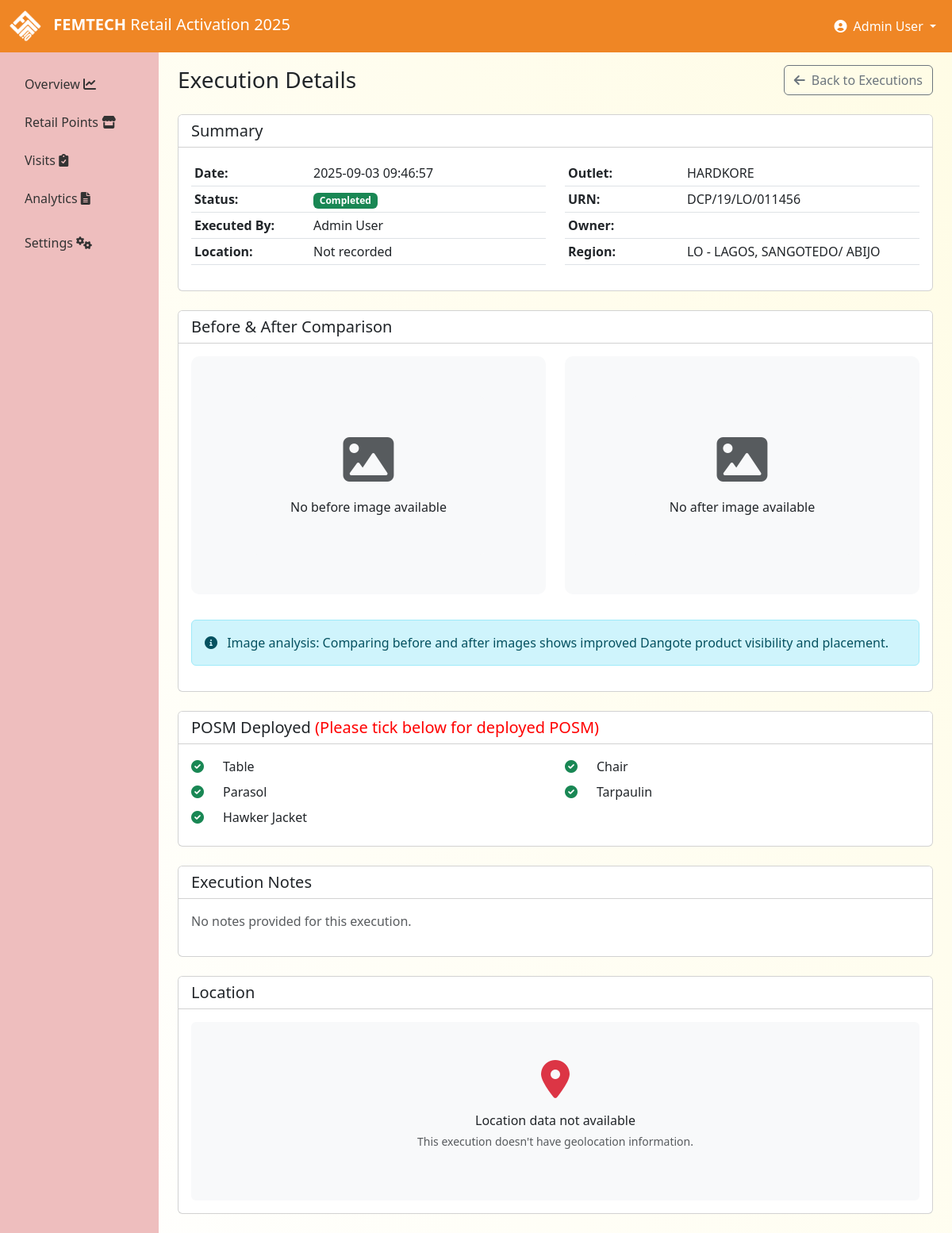
The app's page /execution/1576 (signed in) with its own data.
### tables this page shows
CREATE TABLE profile (
        id INTEGER PRIMARY KEY,
        company_name TEXT NOT NULL DEFAULT 'DANGOTE',
        app_title TEXT NOT NULL DEFAULT 'POSM Retail Activation 2025',
        primary_color TEXT NOT NULL DEFAULT '#fdcc03',
        secondary_color TEXT NOT NULL DEFAULT '#f8f9fa',
        accent_color TEXT NOT NULL DEFAULT '#343a40',
        logo_path TEXT DEFAULT 'img/dangote-logo.png',
        favicon_path TEXT DEFAULT 'img/favicon.png',
        company_address TEXT,
        company_phone TEXT,
        company_email TEXT,
        company_website TEXT,
        footer_text TEXT,
        created_at TEXT DEFAULT CURRENT_TIMESTAMP,
        updated_at TEXT DEFAULT CURRENT_TIMESTAMP
    );

CREATE TABLE users (
        id INTEGER PRIMARY KEY,
        username TEXT UNIQUE,
        password TEXT,
        full_name TEXT,
        role TEXT,
        region TEXT,
        state TEXT,
        lga TEXT
    , is_active INTEGER DEFAULT 1, created_at TEXT, updated_at TEXT, last_login TEXT, failed_login_attempts INTEGER DEFAULT 0, locked_until TEXT, email TEXT, phone TEXT);

CREATE TABLE executions (
        id INTEGER PRIMARY KEY,
        outlet_id INTEGER,
        agent_id INTEGER,
        execution_date TEXT,
        before_image TEXT,
        after_image TEXT,
        latitude REAL,
        longitude REAL,
        notes TEXT,
        products_available TEXT,
        execution_score REAL,
        status TEXT, before_image_thumbnail TEXT, after_image_thumbnail TEXT, created_at TEXT, updated_at TEXT, completion_time TEXT, review_status TEXT, reviewer_id INTEGER, review_notes TEXT, gps_accuracy REAL, device_info TEXT, upload_method TEXT,
        FOREIGN KEY (outlet_id) REFERENCES outlets (id),
        FOREIGN KEY (agent_id) REFERENCES users (id)
    );

CREATE TABLE outlets (
        id INTEGER PRIMARY KEY,
        urn TEXT UNIQUE,
        outlet_name TEXT,
        customer_name TEXT,
        address TEXT,
        phone TEXT,
        outlet_type TEXT,
        local_govt TEXT,
        state TEXT,
        region TEXT
    , is_active INTEGER DEFAULT 1, created_at TEXT, updated_at TEXT);

### pykes/routes.py (the view)
    @app.route('/execution/<int:execution_id>')
    @login_required
    def execution_detail(execution_id):
        with get_db_cursor() as (conn, cursor):
            cursor.execute(
                """SELECT e.*, o.outlet_name, o.urn, o.state, o.region, o.local_govt,
                   o.customer_name, o.address, o.outlet_type, u.full_name as agent_name
                   FROM executions e
                   JOIN outlets o ON e.outlet_id = o.id
                   JOIN users u ON e.agent_id = u.id
                   WHERE e.id = ?""",
                (execution_id,)
            )
            execution = cursor.fetchone()
        if not execution:
            flash('Visitation not found', 'danger')
            return redirect(url_for('executions'))
        products = json.loads(execution['products_available']) if execution['products_available'] else {}
        return render_template('execution_detail.html', execution=execution, products=products)

### templates/execution_detail.html (shortened to what this page needs)
{% extends 'base.html' %}
{% block head_extra %}
<link rel="stylesheet" href="https://unpkg.com/leaflet@1.9.4/dist/leaflet.css"/>
{% endblock %}
{% block content %}
<div class="container-fluid">
    <div class="d-flex justify-content-between align-items-center mb-4">
        <h1 class="h3 mb-0">Execution Details</h1>
        <div>
            <a href="{{ url_for('executions') }}" class="btn btn-outline-secondary">
                <i class="fas fa-arrow-left me-1"></i> Back to Executions
            </a>
        </div>
    </div>
    <div class="card mb-4">
        <div class="card-header bg-white">
            <h5 class="card-title mb-0">Summary</h5>
        </div>
        <div class="card-body">
            <div class="row">
                <div class="col-md-6">
                    <table class="table table-sm">
                        <tr>
                            <th style="width: 150px">Date:</th>
                            <td>{{ execution.execution_date }}</td>
                        </tr>
                        <tr>
                            <th>Status:</th>
                            <td>
                                {% if execution.status == 'Completed' %}
                                    <span class="badge bg-success">Completed</span>
                                {% elif execution.status == 'Pending' %}
                                    <span class="badge bg-warning">Pending</span>
                                {% else %}
                                    <span class="badge bg-danger">{{ execution.status }}</span>
                                {% endif %}
                            </td>
                        </tr>
                        <tr>
                            <th>Executed By:</th>
                            <td>{{ execution.agent_name }}</td>
                        </tr>
                        <tr>
                            <th>Location:</th>
                            <td>
                                {% if execution.latitude and execution.longitude %}
                                    {{ execution.latitude|round(6) }}, {{ execution.longitude|round(6) }}
                                {% else %}
                                    Not recorded
                                {% endif %}
                            </td>
                        </tr>
                    </table>
                </div>
                <div class="col-md-6">
                    <table class="table table-sm">
                        <tr>
                            <th style="width: 150px">Outlet:</th>
                            <td>{{ execution.outlet_name }}</td>
                        </tr>
                        <tr>
                            <th>URN:</th>
                            <td>{{ execution.urn }}</td>
                        </tr>
                        <tr>
                            <th>Owner:</th>
                            <td>{{ execution.customer_name }}</td>
                        </tr>
                        <tr>
                            <th>Region:</th>
                            <td>{{ execution.region }} - {{ execution.state }}, {{ execution.local_govt }}</td>
                        </tr>
                    </table>
                </div>
            </div>
        </div>
    </div>
    <div class="card mb-4">
        <div class="card-header bg-white">
            <h5 class="card-title mb-0">Before & After Comparison</h5>
        </div>
        <div class="card-body">
            <div class="row">
                <div class="col-md-6 mb-3">
                    <div class="execution-img-container">
                        {% if execution.before_image %}
                        <div class="execution-img-label">BEFORE</div>
                        <img src="{{ url_for('static', filename='uploads/' + execution.before_image) }}" class="execution-img" alt="Before Execution">
                        {% else %}
                        <div class="text-center p-5 bg-light rounded">
                            <i class="fas fa-image fa-4x text-muted mb-3"></i>
                            <p class="mb-0">No before image available</p>
                        </div>
                        {% endif %}
                    </div>
                </div>
                <div class="col-md-6 mb-3">
                    <div class="execution-img-container">
                        {% if execution.after_image %}
                        <div class="execution-img-label">AFTER</div>
                        <img src="{{ url_for('static', filename='uploads/' + execution.after_image) }}" class="execution-img" alt="After Execution">
                        {% else %}
                        <div class="text-center p-5 bg-light rounded">
                            <i class="fas fa-image fa-4x text-muted mb-3"></i>
                            <p class="mb-0">No after image available</p>
                        </div>
                        {% endif %}
                    </div>
                </div>
            </div>
            <div class="row mt-3">
                <div class="col-12">
                    <div class="alert alert-info">
                        <i class="fas fa-info-circle me-2"></i> Image analysis: Comparing before and after images shows improved Dangote product visibility and placement.
                    </div>
                </div>
            </div>
        </div>
    </div>
    <div class="card mb-4">
        <div class="card-header bg-white">
            <h5 class="card-title mb-0">POSM Deployed <span style="color: red;">(Please tick below for deployed POSM)</span></h5>
        </div>
        <div class="card-body">
            <div class="row">
                {% for product_name, available in products.items() %}
                <div class="col-md-6 mb-2">
                    <div class="d-flex align-items-center">
                        <div class="me-3" style="width: 24px;">
                            {% if available %}
                            <i class="fas fa-check-circle product-available"></i>
                            {% else %}
                            <i class="fas fa-times-circle product-unavailable"></i>
                            {% endif %}
                        </div>
                        <div>{{ product_name }}</div>
                    </div>
                </div>
                {% endfor %}
            </div>
        </div>
    </div>
    <div class="card mb-4">
        <div class="card-header bg-white">
            <h5 class="card-title mb-0">Execution Notes</h5>
        </div>
        <div class="card-body">
            {% if execution.notes %}
            <p>{{ execution.notes }}</p>
            {% else %}
            <p class="text-muted">No notes provided for this execution.</p>
            {% endif %}
        </div>
    </div>
    <div class="card mb-4">
        <div class="card-header bg-white">
            <h5 class="card-title mb-0">Location</h5>
        </div>
        <div class="card-body">
            {% if execution.latitude and execution.longitude %}
            <div id="map" style="height: 400px; border-radius: 8px;"></div>
            {% else %}
            <div class="d-flex justify-content-center align-items-center h-100 bg-light p-5 rounded">
                <div class="text-center">
                    <i class="fas fa-map-marker-alt fa-3x mb-3 text-danger"></i>
                    <p class="mb-1">Location data not available</p>
                    <p class="text-muted small">This execution doesn't have geolocation information.</p>
                </div>
            </div>
            {% endif %}
        </div>
    </div>
</div>
{% endblock %}

### templates/base.html (shortened to what this page needs)
<!DOCTYPE html>
<html lang="en">
<head>
    <link href="https://cdn.jsdelivr.net/npm/bootstrap@5.3.0-alpha1/dist/css/bootstrap.min.css" rel="stylesheet">
    <link rel="stylesheet" href="https://cdnjs.cloudflare.com/ajax/libs/font-awesome/6.0.0/css/all.min.css">
    {% block head_extra %}{% endblock %}
</head>
<body>
    <nav class="navbar navbar-expand-lg navbar-dark bg-primary-dangote">
        <div class="container-fluid">
            <a class="navbar-brand" href="/">
                {% if profile.logo_path %}
                    <img src="{{ url_for('static', filename=profile.logo_path) }}" alt="{{ profile.company_name }} Logo" class="login-logo">
                {% else %}
                    <img src="{{ url_for('static', filename='img/dangote-logo.png') }}" alt="{{ profile.company_name }} Logo" class="login-logo">
                {% endif %}
                <span class="logo-text">{{ profile.company_name }}</span> <span class="d-none d-md-inline">{{ profile.app_title.split('POSM')[-1].strip() if 'POSM' in profile.app_title else 'Retail Activation 2025' }}</span>
            </a>
            <div class="collapse navbar-collapse" id="navbarNav">
                <ul class="navbar-nav ms-auto">
                    {% if session.user_id %}
                    <li class="nav-item dropdown">
                        <a class="nav-link dropdown-toggle text-white" href="#" id="navbarDropdown" role="button" data-bs-toggle="dropdown">
                            <i class="fas fa-user-circle me-1"></i> {{ session.full_name }}
                        </a>
                    </li>
                    {% endif %}
                </ul>
            </div>
        </div>
    </nav>
    <div class="container-fluid">
        <div class="row">
            {% if session.user_id %}
            <div class="col-md-2 sidebar p-0 d-none d-md-block">
                <div class="d-flex flex-column p-3">
                    <ul class="nav nav-pills flex-column mb-auto">
                        <li class="nav-item">
                            <a href="{{ url_for('index') }}" class="nav-link {% if request.path == url_for('index') %}active{% endif %}">
                                Overview  <i class="fas fa-chart-line me-2"></i>
                            </a>
                        </li>
                        <li class="nav-item">
                            <a href="{{ url_for('outlets') }}" class="nav-link {% if request.path == url_for('outlets') %}active{% endif %}">
                                Retail Points  <i class="fas fa-store me-2"></i>
                            </a>
                        </li>
                        <li class="nav-item">
                            <a href="{{ url_for('executions') }}" class="nav-link {% if request.path == url_for('executions') %}active{% endif %}">
                                Visits  <i class="fas fa-clipboard-check me-2"></i>
                            </a>
                        </li>
                        <li class="nav-item">
                            <a href="{{ url_for('reports') }}" class="nav-link {% if request.path == url_for('reports') %}active{% endif %}">
                                Analytics  <i class="fas fa-file-alt me-2"></i>
                            </a>
                        </li>
                        {% if session.role == 'admin' %}
                        <li class="nav-item mt-2">
                            <a href="{{ url_for('admin.admin_dashboard') }}" class="nav-link {% if '/admin' in request.path %}active{% endif %}">
                                Settings  <i class="fas fa-cogs me-2"></i>
                            </a>
                        </li>
                        {% endif %}
                    </ul>
                </div>
            </div>
            <div class="col-md-10 pt-3 main-content">
            {% else %}
            <div class="col-12 pt-3 main-content">
            {% endif %}
                {% block content %}{% endblock %}
            </div>
        </div>
    </div>
</body>
</html>

### records on screen
profile: logo_path (picture), company_name "FEMTECH", app_title "Retail Activation 2025"
users: full_name "Admin User", agent_name "Admin User"
executions: execution_date "2025-09-03 09:46:57"
outlets: outlet_name "HARDKORE", urn "DCP/19/LO/011456", region "LO", state "LAGOS", local_govt "SANGOTEDO/ ABIJO"

### other values on screen
{{ product_name }} "Table" "Chair" "Parasol" "Tarpaulin" "Hawker Jacket"
